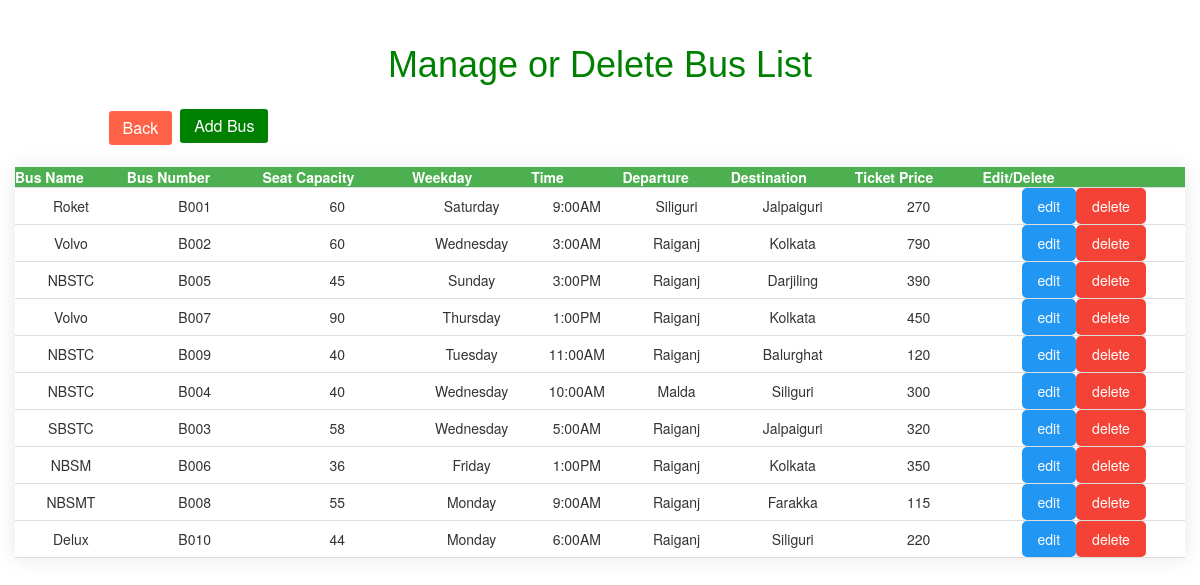
The app's page /admin.php with its own data.
### tables this page shows
CREATE TABLE `bus_list` (
  `id` bigint(100) UNSIGNED NOT NULL,
  `bus_name` varchar(20) NOT NULL,
  `bus_no` varchar(10) DEFAULT NULL,
  `seat_capacity` int(100) NOT NULL,
  `weekday` text NOT NULL,
  `time` varchar(10) NOT NULL,
  `departure` varchar(50) DEFAULT NULL,
  `destination` varchar(50) DEFAULT NULL,
  `cost` int(11) DEFAULT NULL
);

### admin.php (the view, shortened to what this page needs)
<!DOCTYPE html>
<html>
<head>
  <link rel="stylesheet" type="text/css" href="css/user_history.css">
  <link rel="stylesheet" type="text/css" href="css/find_bus.css">
  <link rel="stylesheet" href="https://maxcdn.bootstrapcdn.com/bootstrap/3.4.1/css/bootstrap.min.css">
</head>
<body>
    <h1 style="font-family: Arial, sans-serif;padding: 10px;  text-align: center;color: green;">Manage or Delete Bus List</h1>
	<a href="dashboard.php" class="btn" style="margin-left:8%;display: inline-block; padding: 6px 14px; border: none; border-radius: 3px; font-size: 16px; color: #fff; background-color:tomato; text-decoration: none; cursor: pointer;">Back</a>
	<button style="margin:4px 4px 4px 4px; padding: 6px 14px; border: none; border-radius: 3px; font-size: 16px; color: #fff; background-color:green;" onclick="showForm()" data-toggle="modal" data-target="#myModal">Add Bus</button>
<?php
$connection = mysqli_connect('localhost', 'root', '', 'book_db');
$query = "SELECT * FROM bus_list";
$result = mysqli_query($connection, $query);
echo "<table>";
echo "<tr><th>Bus Name</th><th>Bus Number</th><th>Seat Capacity</th><th>Weekday</th><th>Time</th><th>Departure</th><th>Destination</th><th>Ticket Price</th><th>Edit/Delete</th></tr>";
while ($row = mysqli_fetch_assoc($result)) {
  echo "<tr>";
  echo "<td>" . $row['bus_name'] . "</td>";
  echo "<td>" . $row['bus_no'] . "</td>";
  echo "<td>" . $row['seat_capacity'] . "</td>";
  echo "<td>" . $row['weekday'] . "</td>";
  echo "<td>" . $row['time'] . "</td>";
  echo "<td>" . $row['departure'] . "</td>";
  echo "<td>" . $row['destination'] . "</td>";
  echo "<td>" . $row['cost'] . "</td>";
  echo "<td><button class='edit-button' data-id='" . $row['id'] . "'>edit</button><button class='delete-button' data-id='" . $row['id'] . "'>delete</button></td>";
  echo "</tr>";
}
echo "</table>";
?>
</body>
</html>

### css/user_history.css (style rules this page uses)
body { font-family: Arial, sans-serif; background-color: #f2f2f2; padding: 15px; }
h1 { text-align: center; color: green; margin-top: 0; }
table { width: 100%; max-width: 1200px; margin: 20px auto; background-color: #fff; box-shadow: 0 0 20px rgba(0, 0, 0, 0.1); font-size: 14px; border-collapse: collapse; }
th, td { padding: 8px; border-bottom: 1px solid #ddd; text-align: center; }
th { background-color: #4CAF50; color: #fff; }
.edit-button, .delete-button { display: inline-block; padding: 8px 16px; border: none; border-radius: 5px; font-size: 14px; color: #fff; cursor: pointer; transition: background-color 0.3s; }
.edit-button { background-color: #2196F3; }
.delete-button { background-color: #f44336; }
.btn { display: inline-block; padding: 10px 20px; border: none; border-radius: 5px; font-size: 16px; color: #fff; cursor: pointer; }
.btn { background-color: #4CAF50; }

### css/find_bus.css (style rules this page uses)
h1 { text-align:center; color:green; }

### admin.php (style rules this page uses)
th,td { padding:2px 2px; }

### records on screen
bus_list: bus_name "Roket", bus_no "B001", seat_capacity "60", weekday "Saturday", time "9:00AM", departure "Siliguri", destination "Jalpaiguri", cost "270"
bus_list: bus_name "Volvo", bus_no "B002", seat_capacity "60", weekday "Wednesday", time "3:00AM", departure "Raiganj", destination "Kolkata", cost "790"
bus_list: bus_name "NBSTC", bus_no "B005", seat_capacity "45", weekday "Sunday", time "3:00PM", departure "Raiganj", destination "Darjiling", cost "390"
bus_list: bus_name "Volvo", bus_no "B007", seat_capacity "90", weekday "Thursday", time "1:00PM", departure "Raiganj", destination "Kolkata", cost "450"
bus_list: bus_name "NBSTC", bus_no "B009", seat_capacity "40", weekday "Tuesday", time "11:00AM", departure "Raiganj", destination "Balurghat", cost "120"
bus_list: bus_name "NBSTC", bus_no "B004", seat_capacity "40", weekday "Wednesday", time "10:00AM", departure "Malda", destination "Siliguri", cost "300"
bus_list: bus_name "SBSTC", bus_no "B003", seat_capacity "58", weekday "Wednesday", time "5:00AM", departure "Raiganj", destination "Jalpaiguri", cost "320"
bus_list: bus_name "NBSM", bus_no "B006", seat_capacity "36", weekday "Friday", time "1:00PM", departure "Raiganj", destination "Kolkata", cost "350"
bus_list: bus_name "NBSMT", bus_no "B008", seat_capacity "55", weekday "Monday", time "9:00AM", departure "Raiganj", destination "Farakka", cost "115"
bus_list: bus_name "Delux", bus_no "B010", seat_capacity "44", weekday "Monday", time "6:00AM", departure "Raiganj", destination "Siliguri", cost "220"
